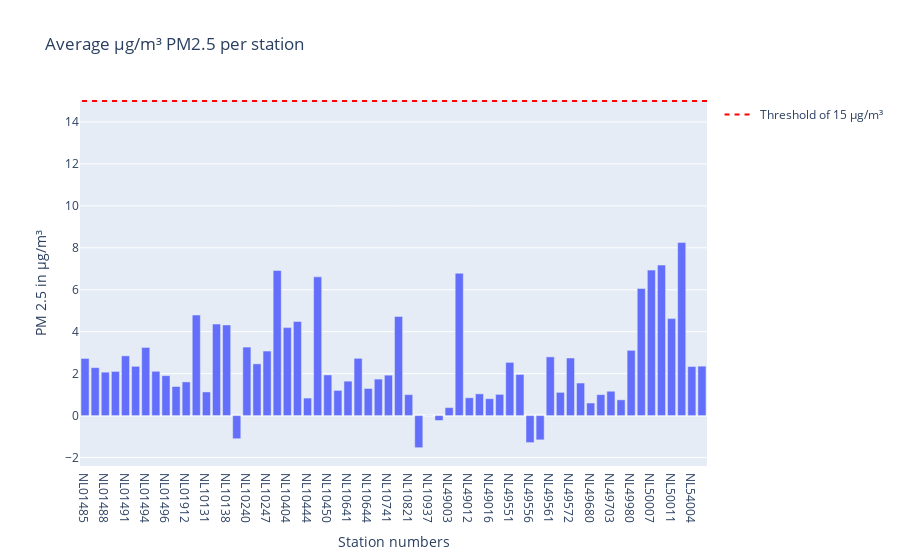

Source (notebook cell):
### Code cell
bar_pm25 = px.bar(meanlocation_PM25, x='station_number' , y= 'value', title='Average µg/m³ PM2.5 per station')
bar_pm25.update_layout(yaxis_title='PM 2.5 in µg/m³', xaxis_title= "Station numbers", barmode='group') 
#bar.add_shape(type='line', y0=40, y1=40, xref='paper', x0=0, x1=1, line_color='red')
bar_pm25.add_shape(
    legendrank=1,
    showlegend=True,
    type="line",
    xref="paper",
    line=dict(dash="5px", color='red'),
    x0=1,
    x1=0,
    y0=15,
    y1=15,
    name='Threshold of 15 µg/m³'
)

bar_pm25.show()

### Figure 1 — Plotly figure (JSON) as saved in the notebook; plotly's stock layout.template omitted (floating-point values rounded to 4 significant figures)
{"data": [{"alignmentgroup": "True", "hovertemplate": "station_number=%{x}<br>value=%{y}<extra></extra>", "legendgroup": "", "marker": {"color": "#636efa", "pattern": {"shape": ""}}, "name": "", "offsetgroup": "", "orientation": "v", "showlegend": false, "textposition": "auto", "type": "bar", "x": ["NL01485", "NL01487", "NL01488", "NL01489", "NL01491", "NL01493", "NL01494", "NL01495", "NL01496", "NL01497", "NL01912", "NL01913", "NL10131", "NL10136", "NL10138", "NL10230", "NL10240", "NL10241", "NL10247", "NL10248", "NL10404", "NL10418", "NL10444", "NL10449", "NL10450", "NL10636", "NL10641", "NL10643", "NL10644", "NL10738", "NL10741", "NL10742", "NL10821", "NL10934", "NL10937", "NL10938", "NL49003", "NL49007", "NL49012", "NL49014", "NL49016", "NL49017", "NL49551", "NL49553", "NL49556", "NL49557", "NL49561", "NL49570", "NL49572", "NL49573", "NL49680", "NL49701", "NL49703", "NL49704", "NL49980", "NL50003", "NL50007", "NL50010", "NL50011", "NL50012", "NL54004", "NL54010"], "xaxis": "x", "y": [2.725, 2.288, 2.071, 2.106, 2.85, 2.35, 3.25, 2.112, 1.906, 1.387, 1.606, 4.794, 1.128, 4.363, 4.324, -1.104, 3.266, 2.468, 3.078, 6.918, 4.195, 4.489, 0.8362, 6.614, 1.939, 1.201, 1.642, 2.731, 1.292, 1.74, 1.928, 4.727, 0.9988, -1.531, -0.00875, -0.2337, 0.3812, 6.787, 0.85, 1.037, 0.8059, 1.012, 2.538, 1.963, -1.288, -1.156, 2.8, 1.108, 2.746, 1.553, 0.6, 1, 1.163, 0.7529, 3.113, 6.062, 6.938, 7.176, 4.625, 8.25, 2.339, 2.359], "yaxis": "y"}], "layout": {"barmode": "group", "legend": {"tracegroupgap": 0}, "shapes": [{"legendrank": 1, "line": {"color": "red", "dash": "5px"}, "name": "Threshold of 15 µg/m³", "showlegend": true, "type": "line", "x0": 1, "x1": 0, "xref": "paper", "y0": 15, "y1": 15}], "title": {"text": "Average µg/m³ PM2.5 per station"}, "xaxis": {"anchor": "y", "domain": [0, 1], "title": {"text": "Station numbers"}}, "yaxis": {"anchor": "x", "domain": [0, 1], "title": {"text": "PM 2.5 in µg/m³"}}}}
